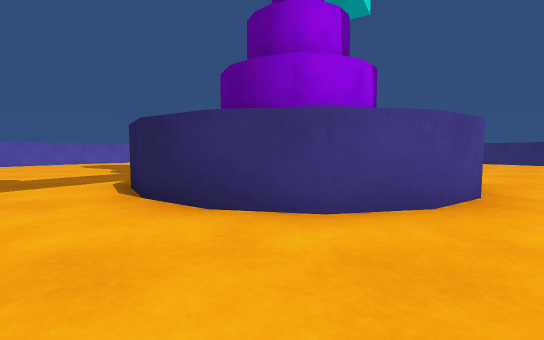
view 1 (above)

22 first-person views from a walk through a 3-D level made in the Unity game engine. The camera is 0.59 m above the floor, tilts 4° down and sees 90° across. The floor is counted in squares, 1 m on a side. Each view is taken from the middle of a square. On the plan, view 1 faces up. The plan holds only what a view shows up to about 9 squares ahead; the rest is blank. The place goes on beyond the plan. Some animated figures are left out.

view 2
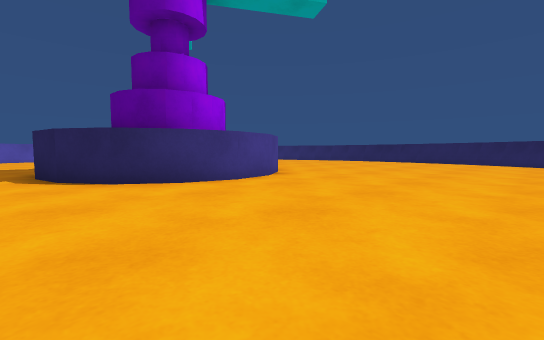

view 3
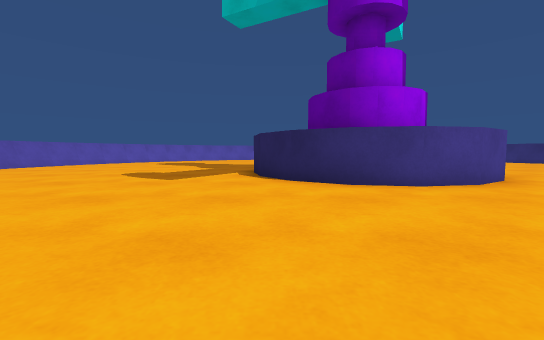

view 4
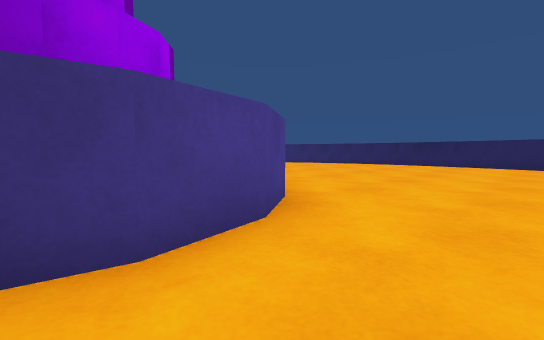

view 5
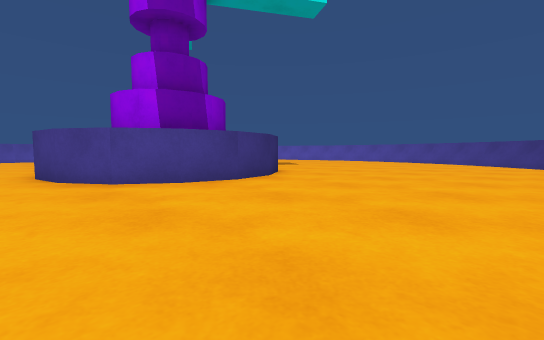

view 6
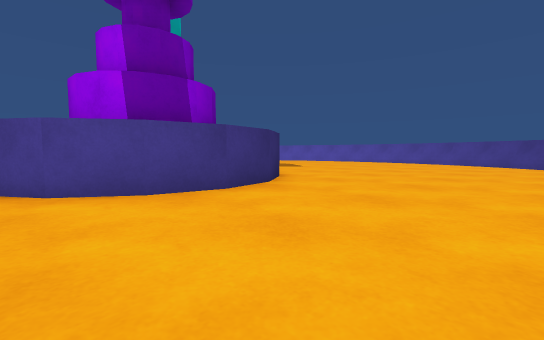

view 7
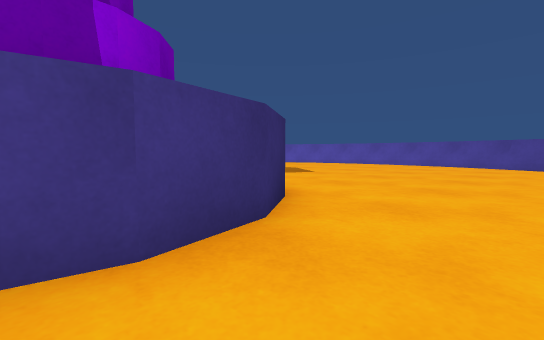

view 8
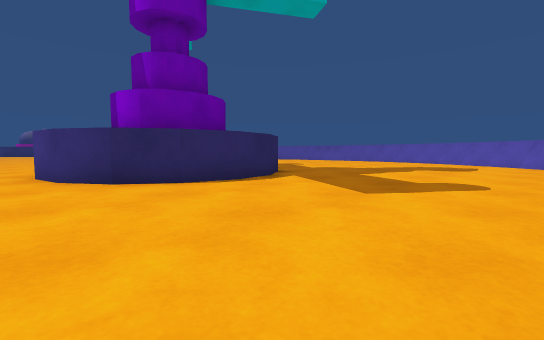

view 9
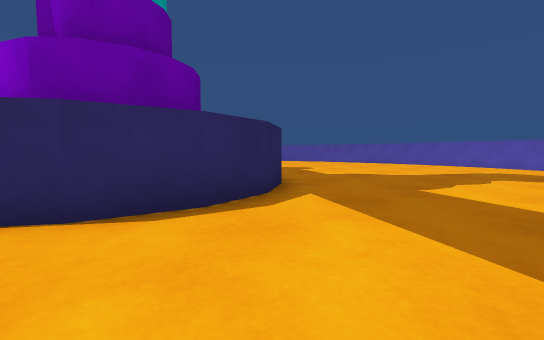

view 10
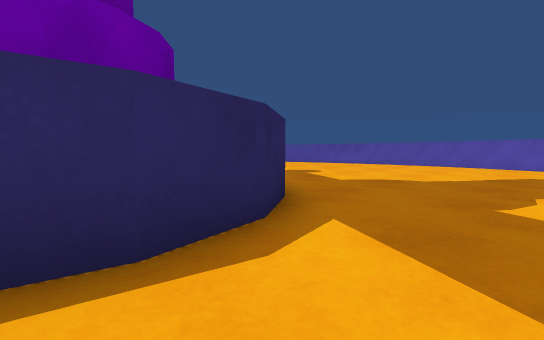

view 11
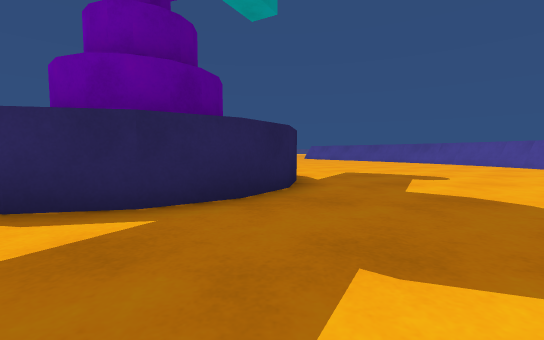

view 12
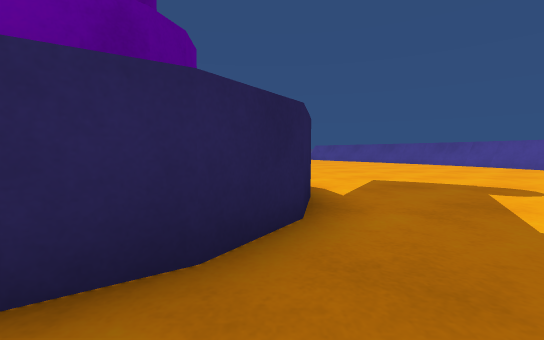

view 13
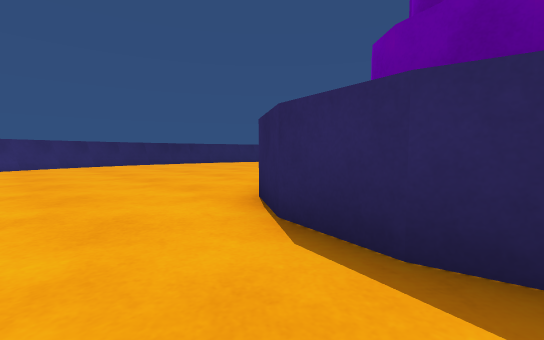

view 14
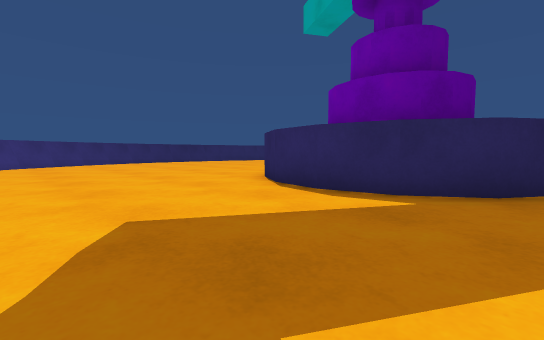

view 15
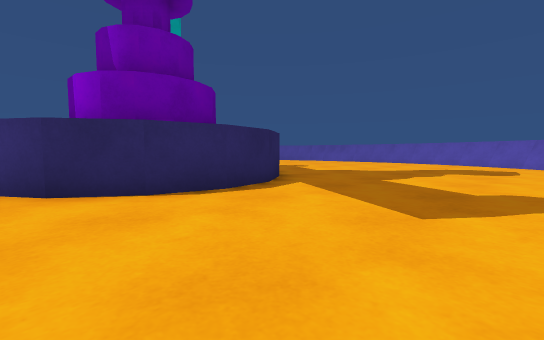

view 16
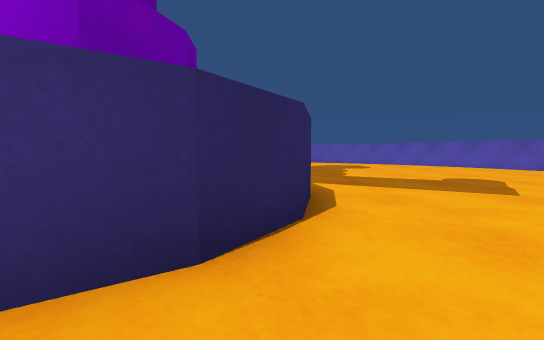

view 17
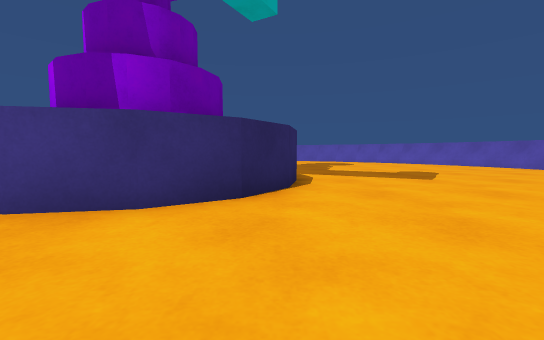

view 18
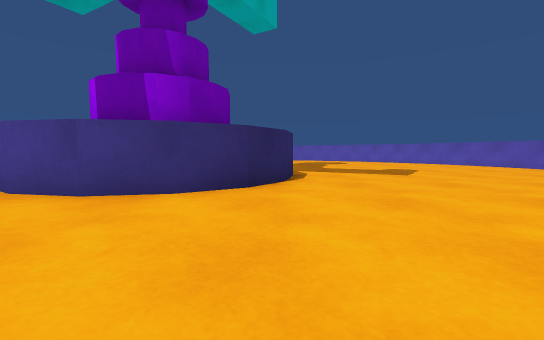

view 19
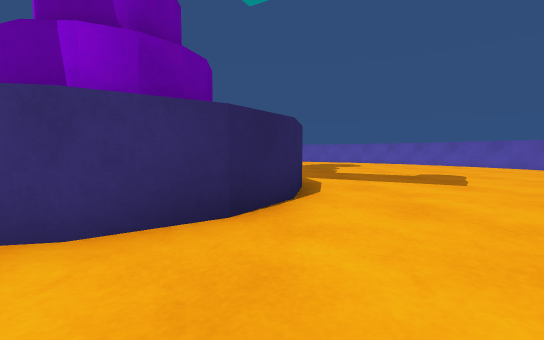

view 20
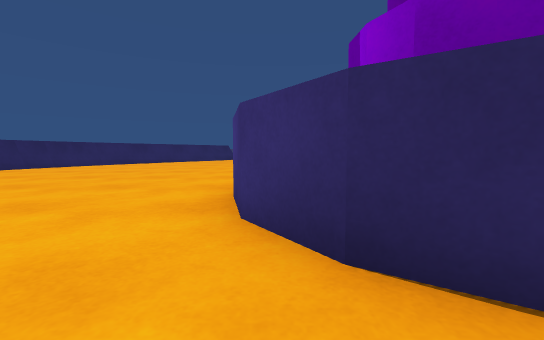

view 21
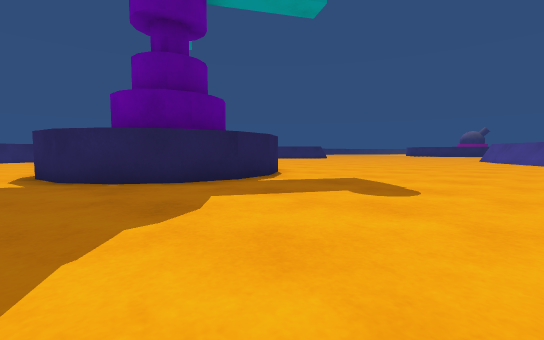

view 22
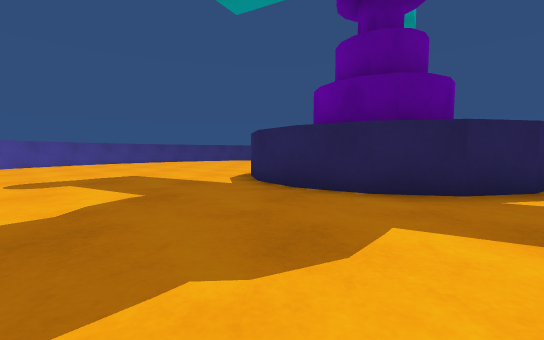

### Floor plan
Key: @ floor where view 1 was taken; # wall or solid block; . floor.
Columns run from 11 left of view 1 to 12 right of it. Each row starts with its distance up from view 1.
 17        ###    ###
 16       ##...  ...###
 15       ............##
 14       .............#
 13   ##................
 12  ##..................##
 11  #....................#
 10 ##....................##
  9 #......................#
  8 #.........####.........
  7 #........##  ##.......
  6  ........#    #......
  5   .......#    #......
  4   .......##  ##.......
  3  .........####.........
  2 #......................#
  1 #......................#
  0 ##.........@..........##
 -1     .................
 -2     ... .............
 -3     ..

Where each view was taken, in squares from view 1:
view 1: 0 up, 0 right, facing up
view 2: 2 down, 3 left, facing up-right
view 3: 2 down, 2 left, facing up
view 4: 1 up, 0 right, facing up-right
view 5: 2 up, 8 right, facing up-left
view 6: 3 up, 7 right, facing up-left
view 7: 5 up, 5 right, facing up-left
view 8: 13 up, 4 right, facing down-left
view 9: 11 up, 2 right, facing down-left
view 10: 10 up, 1 right, facing down-left
view 11: 11 up, 2 left, facing down
view 12: 9 up, 2 left, facing down
view 13: 10 up, 0 right, facing down-right
view 14: 12 up, 2 left, facing down-right
view 15: 12 up, 3 right, facing down-left
view 16: 8 up, 4 right, facing left
view 17: 8 up, 6 right, facing left
view 18: 8 up, 7 right, facing left
view 19: 8 up, 5 right, facing left
view 20: 9 up, 3 right, facing down
view 21: 9 up, 7 left, facing down-right
view 22: 8 up, 6 left, facing right
